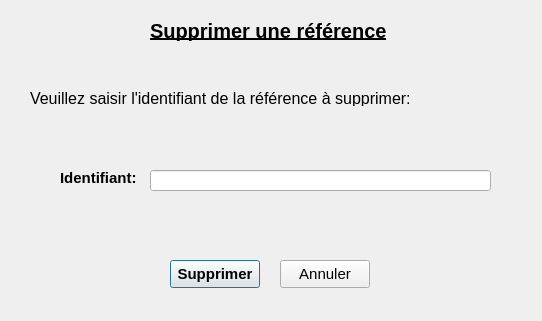
<?xml version="1.0" encoding="UTF-8"?>
<ui version="4.0">
 <class>SupprimerReferenceInterface</class>
 <widget class="QDialog" name="SupprimerReferenceInterface">
  <property name="geometry">
   <rect>
    <x>0</x>
    <y>0</y>
    <width>542</width>
    <height>321</height>
   </rect>
  </property>
  <property name="windowTitle">
   <string>SupprimerReferenceInterface</string>
  </property>
  <widget class="QLabel" name="label">
   <property name="geometry">
    <rect>
     <x>150</x>
     <y>20</y>
     <width>241</width>
     <height>21</height>
    </rect>
   </property>
   <property name="font">
    <font>
     <pointsize>15</pointsize>
     <weight>75</weight>
     <bold>true</bold>
     <underline>true</underline>
    </font>
   </property>
   <property name="text">
    <string>Supprimer une référence</string>
   </property>
  </widget>
  <widget class="QLabel" name="label_2">
   <property name="geometry">
    <rect>
     <x>30</x>
     <y>90</y>
     <width>411</width>
     <height>16</height>
    </rect>
   </property>
   <property name="font">
    <font>
     <pointsize>12</pointsize>
    </font>
   </property>
   <property name="text">
    <string>Veuillez saisir l'identifiant de la référence à supprimer:</string>
   </property>
  </widget>
  <widget class="QLabel" name="label_3">
   <property name="geometry">
    <rect>
     <x>60</x>
     <y>170</y>
     <width>81</width>
     <height>16</height>
    </rect>
   </property>
   <property name="font">
    <font>
     <pointsize>11</pointsize>
     <weight>75</weight>
     <bold>true</bold>
    </font>
   </property>
   <property name="text">
    <string>Identifiant:</string>
   </property>
  </widget>
  <widget class="QLineEdit" name="identifiant">
   <property name="geometry">
    <rect>
     <x>150</x>
     <y>170</y>
     <width>341</width>
     <height>21</height>
    </rect>
   </property>
   <property name="font">
    <font>
     <pointsize>11</pointsize>
    </font>
   </property>
   <property name="autoFillBackground">
    <bool>true</bool>
   </property>
  </widget>
  <widget class="QPushButton" name="supprimerRef">
   <property name="geometry">
    <rect>
     <x>170</x>
     <y>260</y>
     <width>90</width>
     <height>28</height>
    </rect>
   </property>
   <property name="font">
    <font>
     <pointsize>11</pointsize>
     <weight>75</weight>
     <bold>true</bold>
    </font>
   </property>
   <property name="text">
    <string>Supprimer</string>
   </property>
  </widget>
  <widget class="QPushButton" name="Annuler">
   <property name="geometry">
    <rect>
     <x>280</x>
     <y>260</y>
     <width>90</width>
     <height>28</height>
    </rect>
   </property>
   <property name="font">
    <font>
     <pointsize>11</pointsize>
    </font>
   </property>
   <property name="text">
    <string>Annuler</string>
   </property>
  </widget>
 </widget>
 <resources/>
 <connections>
  <connection>
   <sender>supprimerRef</sender>
   <signal>clicked()</signal>
   <receiver>SupprimerReferenceInterface</receiver>
   <slot>validerEnregistrement()</slot>
   <hints>
    <hint type="sourcelabel">
     <x>214</x>
     <y>273</y>
    </hint>
    <hint type="destinationlabel">
     <x>270</x>
     <y>160</y>
    </hint>
   </hints>
  </connection>
  <connection>
   <sender>Annuler</sender>
   <signal>clicked()</signal>
   <receiver>SupprimerReferenceInterface</receiver>
   <slot>close()</slot>
   <hints>
    <hint type="sourcelabel">
     <x>324</x>
     <y>273</y>
    </hint>
    <hint type="destinationlabel">
     <x>270</x>
     <y>160</y>
    </hint>
   </hints>
  </connection>
 </connections>
 <slots>
  <slot>validerEnregistrement()</slot>
 </slots>
</ui>
